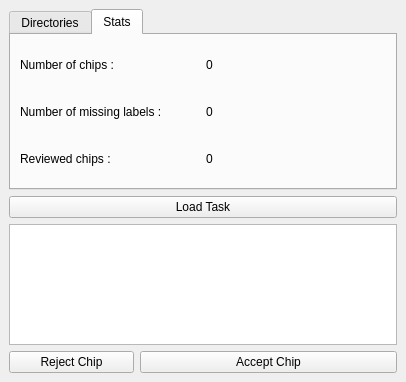
<?xml version="1.0" encoding="UTF-8"?>
<ui version="4.0">
 <class>ChippyCheckerEditorDockWidgetBase</class>
 <widget class="QDockWidget" name="ChippyCheckerEditorDockWidgetBase">
  <property name="geometry">
   <rect>
    <x>0</x>
    <y>0</y>
    <width>406</width>
    <height>382</height>
   </rect>
  </property>
  <property name="sizePolicy">
   <sizepolicy hsizetype="Minimum" vsizetype="Minimum">
    <horstretch>0</horstretch>
    <verstretch>0</verstretch>
   </sizepolicy>
  </property>
  <property name="minimumSize">
   <size>
    <width>406</width>
    <height>382</height>
   </size>
  </property>
  <property name="windowTitle">
   <string>Chippy Checker Editor</string>
  </property>
  <widget class="QWidget" name="dockWidgetContents">
   <layout class="QGridLayout" name="gridLayout">
    <item row="8" column="1" colspan="2">
     <widget class="QPushButton" name="pushButton_AcceptChip">
      <property name="text">
       <string>Accept Chip</string>
      </property>
     </widget>
    </item>
    <item row="4" column="0" colspan="3">
     <widget class="QTabWidget" name="tabWidget">
      <property name="sizePolicy">
       <sizepolicy hsizetype="Expanding" vsizetype="Expanding">
        <horstretch>0</horstretch>
        <verstretch>0</verstretch>
       </sizepolicy>
      </property>
      <property name="minimumSize">
       <size>
        <width>287</width>
        <height>181</height>
       </size>
      </property>
      <property name="currentIndex">
       <number>1</number>
      </property>
      <widget class="QWidget" name="tab">
       <attribute name="title">
        <string>Directories</string>
       </attribute>
       <layout class="QGridLayout" name="gridLayout_6">
        <item row="0" column="0">
         <layout class="QGridLayout" name="gridLayout_5">
          <item row="1" column="2">
           <widget class="QPushButton" name="pushButton_Chips">
            <property name="text">
             <string>...</string>
            </property>
           </widget>
          </item>
          <item row="1" column="0">
           <widget class="QLabel" name="label_2">
            <property name="text">
             <string>Chips directory</string>
            </property>
           </widget>
          </item>
          <item row="0" column="1">
           <widget class="QLineEdit" name="lineEdit_Records"/>
          </item>
          <item row="1" column="1">
           <widget class="QLineEdit" name="lineEdit_Chips"/>
          </item>
          <item row="0" column="2">
           <widget class="QPushButton" name="pushButton_Records">
            <property name="text">
             <string>...</string>
            </property>
           </widget>
          </item>
          <item row="2" column="0">
           <widget class="QLabel" name="label_4">
            <property name="text">
             <string>Input label dir...</string>
            </property>
           </widget>
          </item>
          <item row="2" column="1">
           <widget class="QLineEdit" name="lineEdit_InputLabelDir"/>
          </item>
          <item row="2" column="2">
           <widget class="QPushButton" name="pushButton_InputLabelDir">
            <property name="text">
             <string>...</string>
            </property>
           </widget>
          </item>
          <item row="0" column="0">
           <widget class="QLabel" name="label">
            <property name="text">
             <string>Records directory</string>
            </property>
           </widget>
          </item>
          <item row="3" column="0">
           <widget class="QLabel" name="label_3">
            <property name="text">
             <string>Output label dir...</string>
            </property>
           </widget>
          </item>
          <item row="3" column="1">
           <widget class="QLineEdit" name="lineEdit_OutputLabelDir"/>
          </item>
          <item row="3" column="2">
           <widget class="QPushButton" name="pushButton_OutputLabelDir">
            <property name="text">
             <string>...</string>
            </property>
           </widget>
          </item>
         </layout>
        </item>
       </layout>
      </widget>
      <widget class="QWidget" name="tab_2">
       <attribute name="title">
        <string>Stats</string>
       </attribute>
       <layout class="QGridLayout" name="gridLayout_4">
        <item row="0" column="0">
         <layout class="QGridLayout" name="gridLayout_2">
          <item row="0" column="1">
           <widget class="QLabel" name="label_NumberChips">
            <property name="text">
             <string>0</string>
            </property>
           </widget>
          </item>
          <item row="1" column="1">
           <widget class="QLabel" name="label_NumberMissingLabels">
            <property name="text">
             <string>0</string>
            </property>
           </widget>
          </item>
          <item row="0" column="0">
           <widget class="QLabel" name="label_6">
            <property name="text">
             <string>Number of chips :</string>
            </property>
           </widget>
          </item>
          <item row="1" column="0">
           <widget class="QLabel" name="label_5">
            <property name="text">
             <string>Number of missing labels :</string>
            </property>
           </widget>
          </item>
          <item row="2" column="0">
           <widget class="QLabel" name="label_9">
            <property name="text">
             <string>Reviewed chips :</string>
            </property>
           </widget>
          </item>
          <item row="2" column="1">
           <widget class="QLabel" name="label_ReviewedChips">
            <property name="text">
             <string>0</string>
            </property>
           </widget>
          </item>
         </layout>
        </item>
       </layout>
      </widget>
     </widget>
    </item>
    <item row="8" column="0">
     <widget class="QPushButton" name="pushButton_RejectChip">
      <property name="text">
       <string>Reject Chip</string>
      </property>
     </widget>
    </item>
    <item row="5" column="0" colspan="3">
     <widget class="QPushButton" name="pushButton_LoadTask">
      <property name="text">
       <string>Load Task</string>
      </property>
     </widget>
    </item>
    <item row="7" column="0" colspan="3">
     <widget class="QTextEdit" name="textEdit_CommentBox"/>
    </item>
   </layout>
  </widget>
 </widget>
 <resources/>
 <connections/>
</ui>
